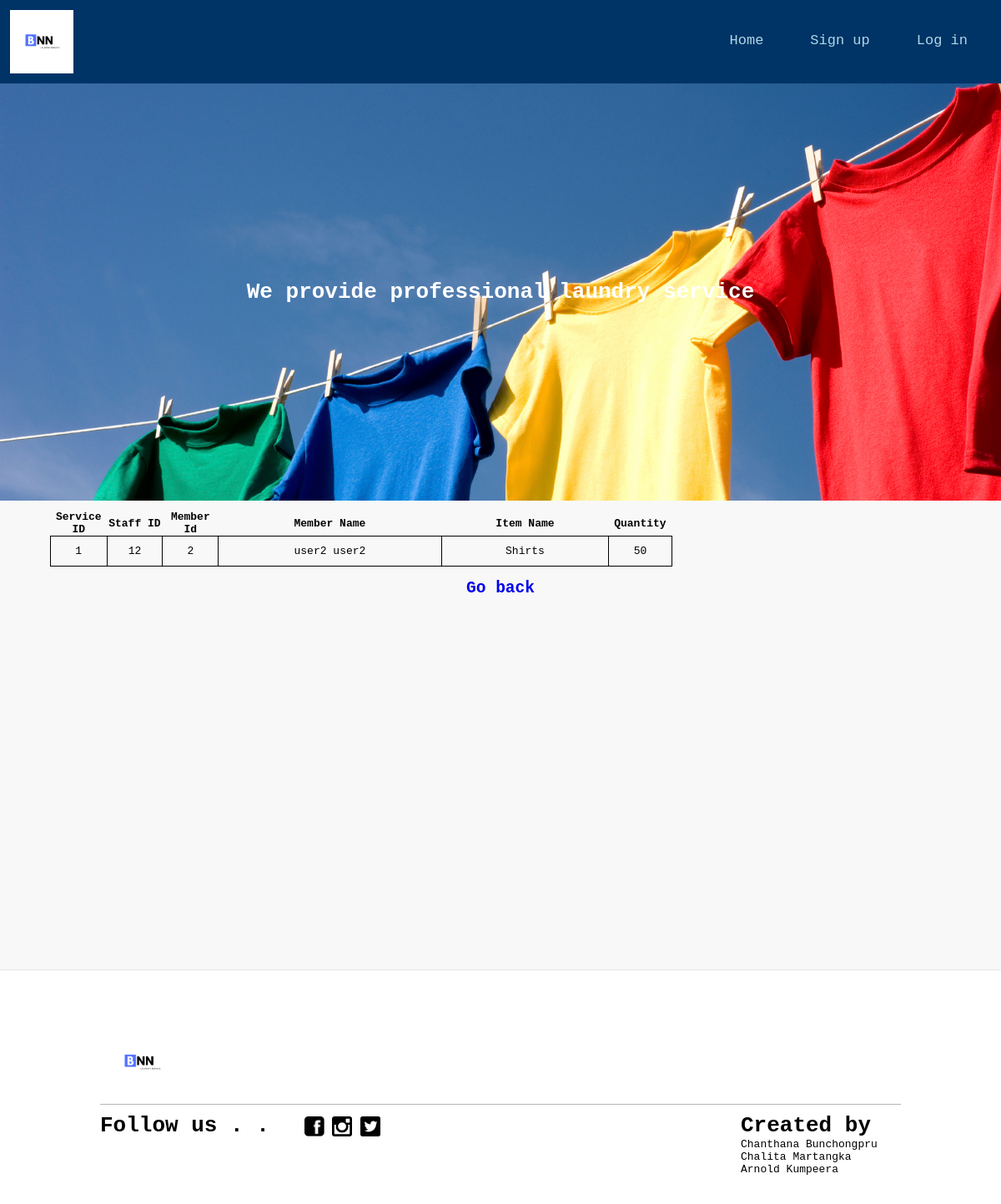
The page /viewdetail.php?serviceId=1 on the database its author committed.
### tables this page shows
CREATE TABLE `regisitem` (
  `regisId` int(15) NOT NULL,
  `memberId` int(15) NOT NULL,
  `staffId` int(15) DEFAULT NULL,
  `serviceId` int(15) DEFAULT NULL,
  `itemId` int(15) DEFAULT NULL,
  `quantity` int(2) DEFAULT NULL
);

CREATE TABLE `member` (
  `memberId` int(15) NOT NULL,
  `firstName` varchar(45) NOT NULL,
  `lastName` varchar(45) NOT NULL,
  `mobileNo` varchar(10) NOT NULL,
  `address` varchar(45) NOT NULL,
  `memberTypeId` int(1) NOT NULL,
  `bonusPoint` int(5) NOT NULL,
  `email` varchar(45) NOT NULL,
  `memberUserId` varchar(45) NOT NULL,
  `password` varchar(45) NOT NULL,
  `gender` enum('M','F') NOT NULL
);

CREATE TABLE `item` (
  `itemId` int(2) NOT NULL,
  `itemName` varchar(45) NOT NULL,
  `price` int(6) NOT NULL
);

### viewdetail.php (the view, shortened to what this page needs)
<?php
require_once('connect.php');
$serviceId = $_GET['serviceId'];
 ?>
<!DOCTYPE html>
<html>
  <head>
    <link rel="stylesheet" type="text/css" href="stylesbackup1.css">
  </head>
  <div class="header">
    <div class="logoWrapper">
      <img class="logo" src="BNN.png" border="0" />
      <div class="topnav">
        <a href="staffsignin.php">Log in</a>
        <a href="staffregister.php">Sign up</a>
        <a href="management.php">Home</a>
      </div>
    </div>
    <div class="motto">
      <h1>We provide professional laundry service</h1>
    </div>
  </div>
  <body>
    <div class="row">
    <div class="content">
      <div class="boxWrapper">
        <div class="">
          <table>
                  <col width="5%">
                  <col width="5%">
                  <col width="5%">
                  <col width="20%">
                  <col width="15%">
                  <col width="5%">
                  <col width="10%">
                  <col width="10%">
                  <col width="5%">
                  <tr>
                    <th>Service ID</th>
                    <th>Staff ID</th>
                      <th>Member Id</th>
                      <th>Member Name</th>
                      <th>Item Name</th>
                      <th>Quantity</th>
                  </tr>
  		 <?php
  				 	$q="SELECT *,firstName,lastName,itemName FROM `regisitem`,`member`,`item` where  `serviceId` = '$serviceId' AND regisitem.memberId = member.memberId AND regisitem.itemId = item.itemId ORDER BY `serviceId`";
  					$result=$mysqli->query($q);
  				 while($row=$result->fetch_array()){ ?>
                   <tr>
                      <td><?=$row[3]?></td>
                      <td><?=$row[2]?></td>
                      <td><?=$row[1]?></td>
                      <td><?=$row[7]?> <?=$row[8]?></td>
                      <td><?=$row[18]?></td>
                      <td><?=$row[5]?></td>
                  </tr>
  				<?php } ?>
              </table>
              <br>
              <a href="viewhistory.php">
                <h2 style="text-align:center">Go back</h2>
              </a>
        </div>
      </div>
    </div>
  </div>
  <footer>
    <div class="footerContent">
      <div class="logoWrapper">
        <img class="logo" src="BNN.png" border="0" />
      </div>
      <div class="leftFooter">
        <h1 id="followUs">Follow us . . </h1>
        <div class="iconWrapper">
          <a href="https://www.facebook.com/">
            <img class="socialIcon" src="facebook.png" border="0" />
          </a>
          <a href="https://www.instagram.com/">
            <img class="socialIcon" src="ig.png" border="0" />
          </a>
          <a href="https://twitter.com/">
            <img class="socialIcon" src="twitter.png" border="0" />
          </a>
        </div>
      </div>
      <div class="rightFooter">
        <div class="memberCredit">
          <h1>Created by</h1>
        </div>
        <div class="nameList">
          <ul id="name">
            <li>Chanthana Bunchongpru</li>
            <li>Chalita Martangka</li>
            <li>Arnold Kumpeera</li>
          </ul>
        </div>
      </div>
    </div>
  </footer>
  </body>
</html>

### stylesbackup1.css (style rules this page uses)
* { font-family: monospace; margin:0; padding:0; box-sizing:border-box; }
a { text-decoration: none; }
.topnav { overflow: hidden; }
.topnav a { margin-right: 2%; float: right; color: lightblue; text-align: center; vertical-align: middle; line-height: 70px; padding: 14px 16px; text-decoration: none; font-size: 17px; }
.logoWrapper { height: 100px; position: relative; }
.logo { padding: 1%; margin: 0; position: absolute; height: 100px; width: 100px; }
.motto { height: 500px; color: white; font-weight: bold; text-align: center; vertical-align: center; font-family:monospace; line-height: 500px; background-image: url("bg.jpeg"); background-size:auto; }
.header { background-color: #003366; }
.row:after { content: ""; display: table; clear: both; }
.row { background-color: rgba(239,239,239,0.45); }
.content { float: left; width: 100%; margin-top: 1%; }
.boxWrapper { padding-left: 5%; padding-right: 5%; width: 100%; height: 550px; }
footer { background: width: 100%; }
.leftFooter { padding-top: 1%; border-top: 1px solid rgba(10,10,10,0.3); float: left; width: 50%; }
.rightFooter { padding-top: 1%; border-top: 1px solid rgba(10,10,10,0.3); float: left; width: 50%; }
.socialIcon { float: left; height: 10%; width: 10%; margin: 2%; }
.footerContent { width: 100%; padding: 10%; padding-top: 5%; border-top: 1px solid rgba(10,10,10,0.1); }
#followUs { float: left; width: 50%; }
.memberCredit { padding-left: 60%; }
.nameList { padding-left: 60%; }
#name { list-style-type: none; }
.iconWrapper { float: left; width: 50%; }
tr { text-align: center; }
td { border: 1px solid black; padding: 10px; }
table { border-collapse: collapse; width: 100%; }

### rows shown on the page
regisitem: serviceId "1", staffId "12", memberId "2", memberId.firstName "user2", memberId.lastName "user2", itemId.itemName "Shirts", quantity "50"
